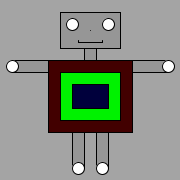
Frame 1 (no input)
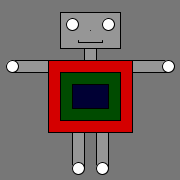
Frame 60 (the mouse pressed at the canvas centre just before this capture)
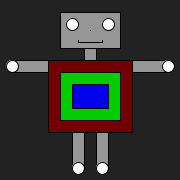
Frame 120 (the mouse held since frame 60 and released just before this capture)

The Processing sketch that drew these frames (run headless with seeded random() and noise(); from frame 60 on, the mouse is pressed at the canvas centre):

// Processing sketch: robot_sunny_2
// ── robot_sunny_2.pde
void setup(){
  size(180,180);
}

void draw(){
background(random(255));
//Robot head and neck
fill(150);
rect(60,12,60,36);
rect(84,48,12,12);
fill(255);
point(90,30);
ellipse(72,24,12,12);
ellipse(108,24,12,12);
line(78,42,102,42);
line(102,42,102,40);
line(78,42,78,40);
//Robot body
fill(random(255),0,0);
rect(48,60,84,72);
fill(0,random(255),0);
rect(60,72,60,48);
fill(0,0,random(255));
rect(72,84,36,24);
//Robot arms
fill(150);
rect(12,60,36,12);
rect(132,60,36,12);
fill(255);
ellipse(12,66,12,12);
ellipse(168,66,12,12);
//Robot legs
fill(150);
rect(72,132,12,36);
rect(96,132,12,36);
fill(255);
ellipse(78,168,12,12);
ellipse(102,168,12,12);
}
